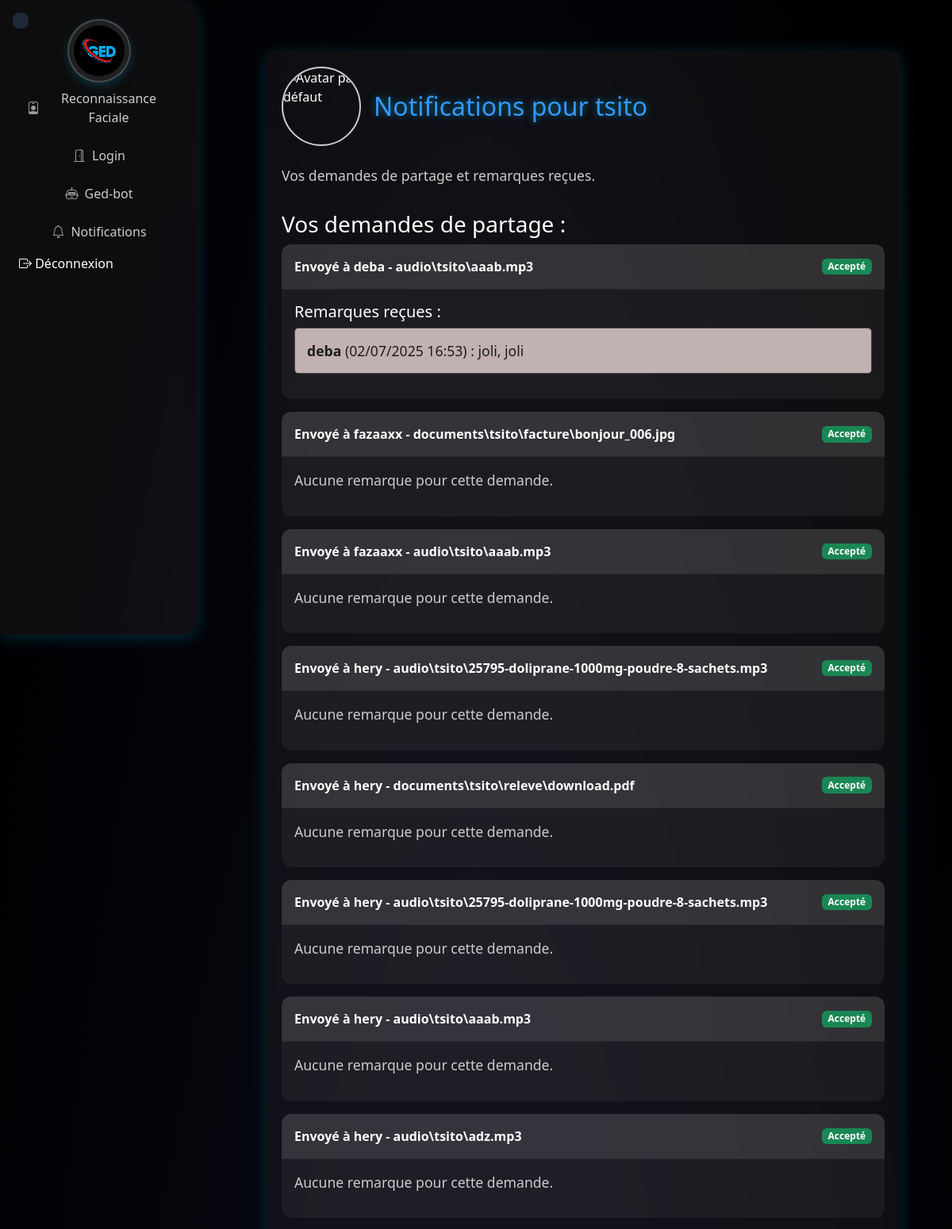
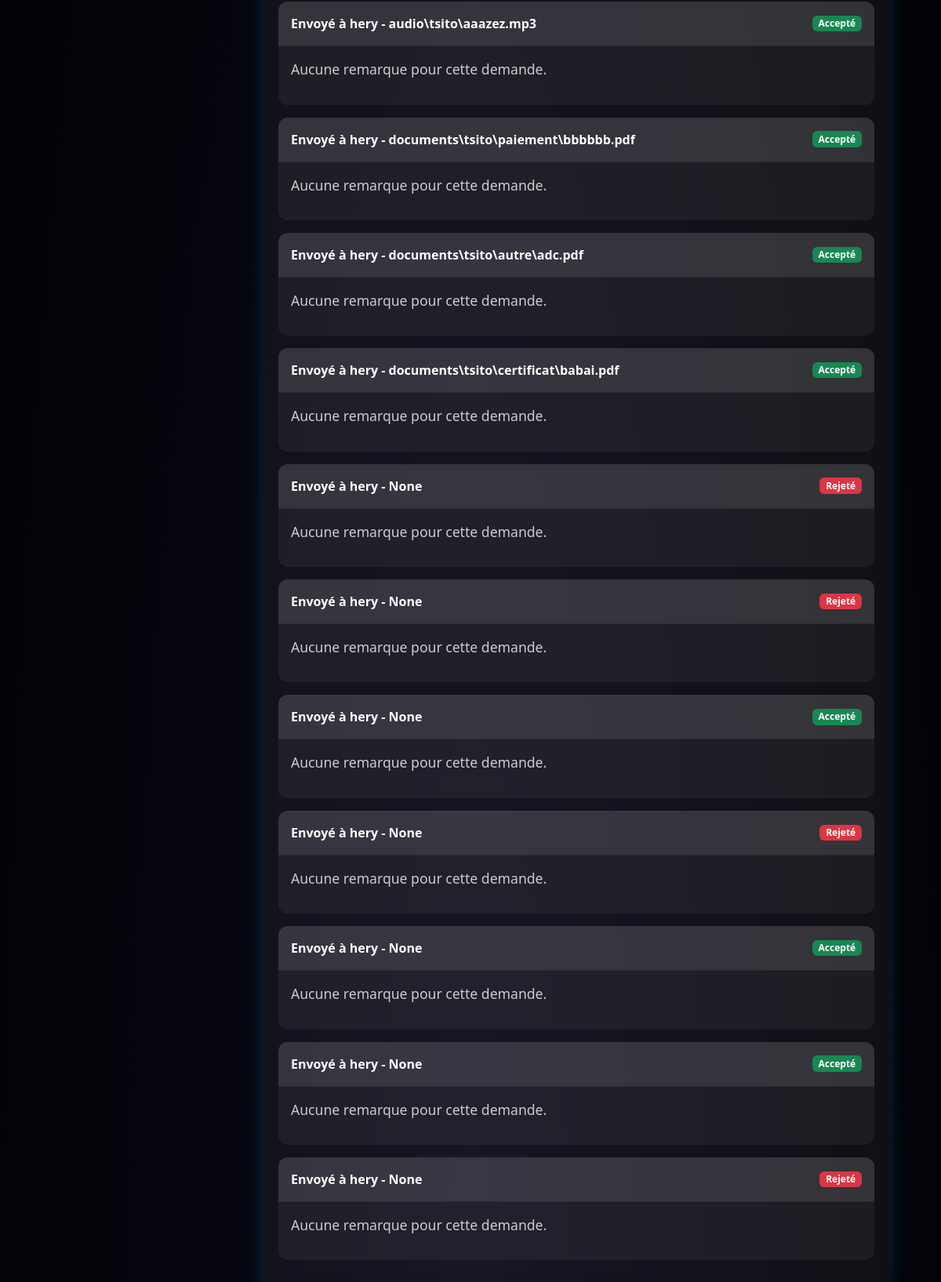
The app's page /ged/notifications/ (signed in) with its own data (2 pictures, top to bottom).
### app/models.py (models this page shows, shortened)
class CustomUser(AbstractUser):
    ROLE_CHOICES = [
        ('admin', 'Administrateur'),
        ('prof', 'Professeur'),
        ('secretariat', 'Secrétariat'),
        ('etudiant', 'Étudiant'),
    ]
    role = models.CharField(max_length=20, choices=[('etudiant', 'Étudiant'), ('prof', 'Professeur')], default='etudiant')
    photo = models.ImageField(upload_to="photos_users/",blank=True, null=True)

class DocumentSharingRequest(models.Model):
    document = models.ForeignKey(Document, on_delete=models.CASCADE, null=True, blank=True)
    audio_path = models.CharField(max_length=500, blank=True, null=True, help_text="Chemin du fichier audio si applicable")
    sender = models.ForeignKey(settings.AUTH_USER_MODEL, on_delete=models.CASCADE, related_name='sent_requests')
    receiver = models.ForeignKey(settings.AUTH_USER_MODEL, on_delete=models.CASCADE, related_name='received_requests')
    created_at = models.DateTimeField(auto_now_add=True)
    status = models.CharField(
        max_length=20,
        choices=[('pending', 'En attente'), ('accepted', 'Accepté'), ('rejected', 'Rejeté')],
        default='pending'
    )

class DocumentRemark(models.Model):
    sharing_request = models.ForeignKey(DocumentSharingRequest, on_delete=models.CASCADE, related_name='remarks')
    author = models.ForeignKey(settings.AUTH_USER_MODEL, on_delete=models.CASCADE)
    content = models.TextField(max_length=1000, help_text="Remarque sur le document partagé")
    created_at = models.DateTimeField(auto_now_add=True)

class Document(models.Model):
    TYPE_CHOICES = [
        ('releve', 'Relevé de notes'),
        ('certificat', 'Certificat de scolarité'),
        ('attestation', 'Attestation'),
        ('cv', 'CV'),
        ('paiement', 'Justificatif de paiement'),
        ('facture', 'Facture'),
        ('devoir', 'Devoir'),
        ('autre', 'Autre'),
    ]
    type_document = models.CharField(max_length=20, choices=TYPE_CHOICES)
    fichier = models.FileField(upload_to="documents/")
    date_ajout = models.DateTimeField(auto_now_add=True)
    etudiant = models.ForeignKey(
        Etudiant,
        on_delete=models.CASCADE,
        null=True,
        blank=True,
        help_text="Laisser vide si le document ne concerne pas un étudiant"
    )
    uploaded_by = models.ForeignKey(
        CustomUser,
        on_delete=models.SET_NULL,
        null=True,
        blank=True,
        help_text="Utilisateur ayant ajouté ce document"
    )

### app/views.py (the view)
# urls.py: path('notifications/', views.notifications, name='notifications'),
@login_required
def notifications(request):
    user = request.user
    messages.get_messages(request).used = True
    sent_requests = DocumentSharingRequest.objects.filter(sender=user).select_related('document', 'receiver').order_by('-created_at')
    return render(request, 'app/notifications.html', {
        'user': user,
        'sent_requests': sent_requests,
    })

### app/templates/app/notifications.html (shortened to what this page needs)
{% extends 'app/base2.html' %}
{% load static %}
{% block extra_css %}
<link rel="stylesheet" href="https://cdn.jsdelivr.net/npm/bootstrap-icons@1.10.5/font/bootstrap-icons.css">
<link href="https://cdn.jsdelivr.net/npm/bootstrap@5.3.0/dist/css/bootstrap.min.css" rel="stylesheet">
<link rel="stylesheet" href="{% static 'etudiant.css' %}">
{% endblock %}
{% block main_content %}
<div class="dashboard-container">
    <div class="d-flex align-items-center mb-4">
        {% if user.photo %}
            <img src="{{ user.photo.url }}" alt="Photo de profil" class="user-photo me-3">
        {% else %}
            <img src="{% static 'default-avatar.png' %}" alt="Avatar par défaut" class="user-photo me-3">
        {% endif %}
        <h1 class="m-0">Notifications pour {{ user.username }}</h1>
    </div>
    <p>Vos demandes de partage et remarques reçues.</p>
    {% if sent_requests %}
        <div class="file-list">
            <h3>Vos demandes de partage :</h3>
            {% for request in sent_requests %}
                <div class="card mb-3">
                    <div class="card-header d-flex justify-content-between align-items-center">
                        <strong>Envoyé à {{ request.receiver.username }} - {{ request.document.fichier.name|default:request.audio_path }}</strong>
                        <span class="badge bg-{% if request.status == 'accepted' %}success{% elif request.status == 'rejected' %}danger{% else %}warning{% endif %}">{{ request.get_status_display }}</span>
                    </div>
                    <div class="card-body">
                        {% if request.remarks.all %}
                            <h5>Remarques reçues :</h5>
                            {% for remark in request.remarks.all %}
                                <div class="alert alert-secondary">
                                    <p class="remark-text"><strong>{{ remark.author.username }}</strong> ({{ remark.created_at|date:"d/m/Y H:i" }}) : {{ remark.content }}</p>
                                </div>
                            {% endfor %}
                        {% else %}
                            <p>Aucune remarque pour cette demande.</p>
                        {% endif %}
                    </div>
                </div>
            {% endfor %}
        </div>
    {% else %}
        <div class="alert alert-info mt-4">Aucune demande de partage envoyée.</div>
    {% endif %}
</div>
{% endblock %}

### static/base.css (style rules this page uses)
:root { --pharma-blue: #3399ff; --bg-dark: #0a0a1a; --text-light: #ffffff; --transition-speed: 0.4s; }
body { margin: 0; font-family: 'Segoe UI', Tahoma, Geneva, Verdana, sans-serif; min-height: 100vh; background: radial-gradient(ellipse at bottom, var(--bg-dark) 0%, #000000 100%); color: var(--text-light); overflow-x: hidden; position: relative; padding-bottom: 2rem; }

### static/etudiant.css (style rules this page uses)
:root { --pharma-blue: #3399ff; --bg-dark: #0a0a1a; --text-light: #ffffff; --transition-speed: 0.4s; }
body { background: radial-gradient(ellipse at bottom, var(--bg-dark) 0%, #000000 100%); color: var(--text-light); font-family: 'Segoe UI', Tahoma, Geneva, Verdana, sans-serif; padding: 2rem; min-height: 100vh; position: relative; overflow-x: hidden; }
.dashboard-container { max-width: 900px; margin: auto; background: rgba(255, 255, 255, 0.05); backdrop-filter: blur(10px); border-radius: 12px; padding: 2rem; box-shadow: 0 4px 20px rgba(0, 204, 255, 0.2); transition: transform var(--transition-speed), box-shadow var(--transition-speed); }
.dashboard-container h1 { font-size: 2rem; color: var(--pharma-blue); margin-bottom: 1rem; text-shadow: 0 0 10px rgba(0, 204, 255, 0.5); }
.dashboard-container p { color: #ccc; font-size: 1.1rem; }
.file-list { margin-top: 2rem; }
.card { background: rgba(255, 255, 255, 0.05); border: none; border-radius: 12px; overflow: hidden; transition: transform var(--transition-speed), box-shadow var(--transition-speed); }
.card-header { background: rgba(255, 255, 255, 0.1); color: var(--text-light); font-weight: bold; display: flex; justify-content: space-between; align-items: center; padding: 1rem; }

### app/templates/app/notifications.html (style rules this page uses)
.user-photo { width: 100px; height: 100px; object-fit: cover; border-radius: 50%; border: 2px solid #ccc; }
.dashboard-container { max-width: 800px; margin: 0 auto; padding: 20px; }
.alert-secondary { background-color: #c1b1b1 !important; color: #ffffff !important; border-color: #4c4646 !important; border-radius: 5px; padding: 15px; }
.remark-text { margin-bottom: 0; color: #1d1c1c !important; }
h5 { color: white; }

### records on screen
CustomUser: username "tsito"
DocumentSharingRequest: receiver.username "deba", document.fichier.name "audio\\tsito\\aaab.mp3", status "Accepté"
DocumentRemark: author.username "deba", created_at "02/07/2025 16:53", content "joli, joli"
DocumentSharingRequest: receiver.username "fazaaxx", document.fichier.name "documents\\tsito\\facture\\bonjour_006.jpg", status "Accepté", shows "Aucune remarque pour cette demande."
DocumentSharingRequest: receiver.username "fazaaxx", document.fichier.name "audio\\tsito\\aaab.mp3", status "Accepté", shows "Aucune remarque pour cette demande."
DocumentSharingRequest: receiver.username "hery", document.fichier.name "audio\\tsito\\25795-doliprane-1000mg-poudre-8-sachets.mp3", status "Accepté", shows "Aucune remarque pour cette demande."
DocumentSharingRequest: receiver.username "hery", document.fichier.name "documents\\tsito\\releve\\download.pdf", status "Accepté", shows "Aucune remarque pour cette demande."
DocumentSharingRequest: receiver.username "hery", document.fichier.name "audio\\tsito\\25795-doliprane-1000mg-poudre-8-sachets.mp3", status "Accepté", shows "Aucune remarque pour cette demande."
DocumentSharingRequest: receiver.username "hery", document.fichier.name "audio\\tsito\\aaab.mp3", status "Accepté", shows "Aucune remarque pour cette demande."
DocumentSharingRequest: receiver.username "hery", document.fichier.name "audio\\tsito\\adz.mp3", status "Accepté", shows "Aucune remarque pour cette demande."
DocumentSharingRequest: receiver.username "hery", document.fichier.name "audio\\tsito\\aaazez.mp3", status "Accepté", shows "Aucune remarque pour cette demande."
DocumentSharingRequest: receiver.username "hery", document.fichier.name "documents\\tsito\\paiement\\bbbbbb.pdf", status "Accepté", shows "Aucune remarque pour cette demande."
DocumentSharingRequest: receiver.username "hery", document.fichier.name "documents\\tsito\\autre\\adc.pdf", status "Accepté", shows "Aucune remarque pour cette demande."
DocumentSharingRequest: receiver.username "hery", document.fichier.name "documents\\tsito\\certificat\\babai.pdf", status "Accepté", shows "Aucune remarque pour cette demande."
DocumentSharingRequest: receiver.username "hery", document.fichier.name "None", status "Rejeté", shows "Aucune remarque pour cette demande."
DocumentSharingRequest: receiver.username "hery", document.fichier.name "None", status "Rejeté", shows "Aucune remarque pour cette demande."
DocumentSharingRequest: receiver.username "hery", document.fichier.name "None", status "Accepté", shows "Aucune remarque pour cette demande."
DocumentSharingRequest: receiver.username "hery", document.fichier.name "None", status "Rejeté", shows "Aucune remarque pour cette demande."
DocumentSharingRequest: receiver.username "hery", document.fichier.name "None", status "Accepté", shows "Aucune remarque pour cette demande."
DocumentSharingRequest: receiver.username "hery", document.fichier.name "None", status "Accepté", shows "Aucune remarque pour cette demande."
DocumentSharingRequest: receiver.username "hery", document.fichier.name "None", status "Rejeté", shows "Aucune remarque pour cette demande."
